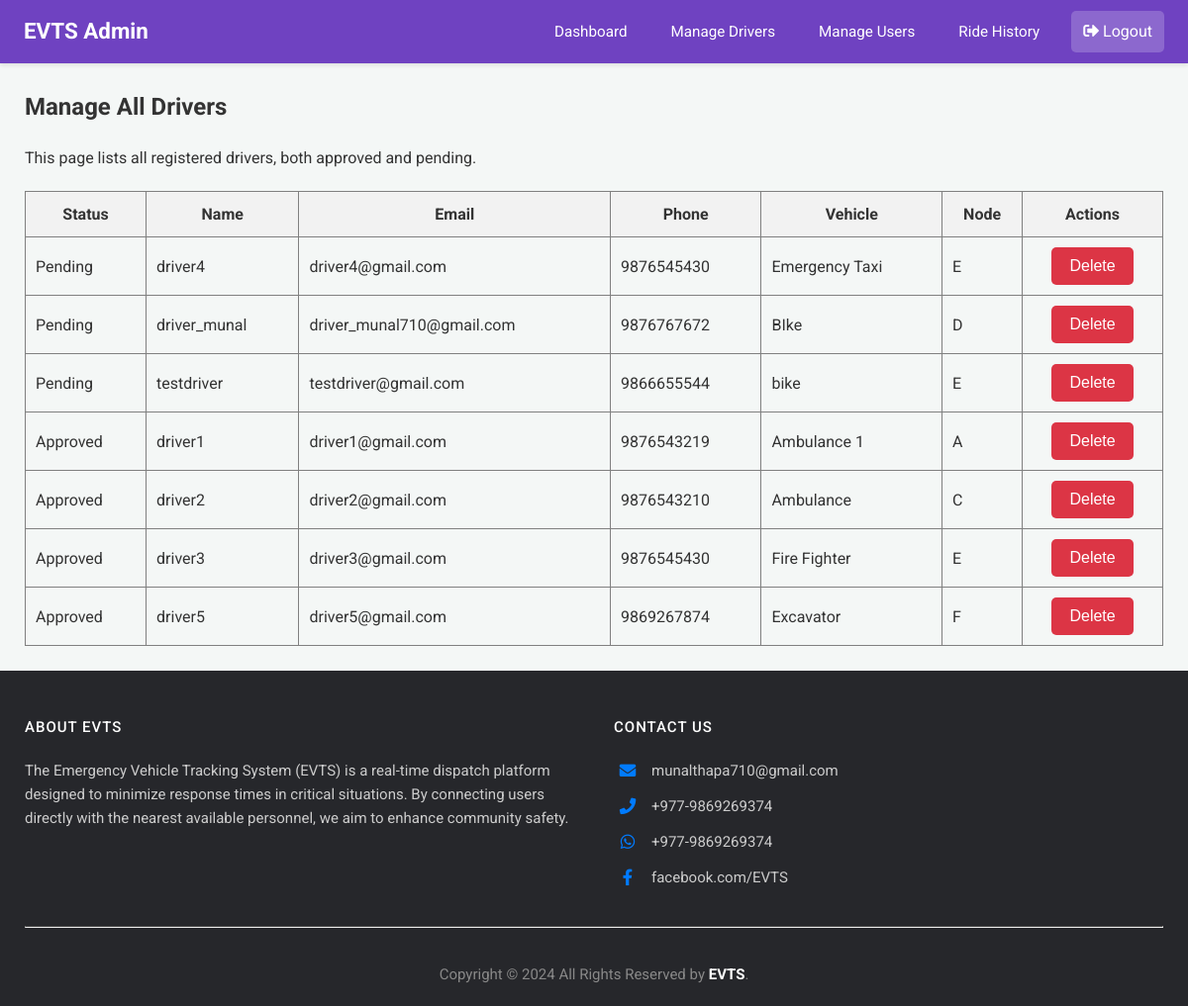
The app's page /admin/manage-drivers (signed in) with its own data.
### app.py (models this page shows)
class Driver(db.Model):
    email = db.Column(db.String(120), primary_key=True)
    name = db.Column(db.String(100))
    phone = db.Column(db.String(15))
    password = db.Column(db.String(256)) # Increased length for hash
    vehicle = db.Column(db.String(50))
    node = db.Column(db.String(10), nullable=False)
    is_approved = db.Column(db.Boolean, default=False, nullable=False)

### app.py (the view)
@app.route('/admin/manage-drivers')
@login_required_admin
def manage_drivers():
    admin = Admin.query.get(session['admin'])
    all_drivers = Driver.query.order_by(Driver.is_approved.asc()).all()
    response = make_response(render_template('admin_manage_drivers.html', admin=admin, drivers=all_drivers))
    return add_no_cache_to_response(response)

### app.py (called while the page is built)
def login_required_admin(f):
    @wraps(f)
    def decorated_function(*args, **kwargs):
        if 'admin' not in session:
            flash("Admin access required.", "error")
            return redirect(url_for('login'))
        return f(*args, **kwargs)
    return decorated_function

def add_no_cache_to_response(response):
    response.headers["Cache-Control"] = "no-cache, no-store, must-revalidate, public, max-age=0"
    response.headers["Pragma"] = "no-cache"
    response.headers["Expires"] = "0"
    return response

### templates/admin_manage_drivers.html (shortened to what this page needs)
{% extends 'admin_base.html' %}
{% block content %}
<h2>Manage All Drivers</h2>
<p>This page lists all registered drivers, both approved and pending.</p>
<table border="1" style="width: 100%; border-collapse: collapse; margin-top: 20px;">
    <thead>
        <tr style="background-color: #f2f2f2;">
            <th style="padding: 10px;">Status</th>
            <th style="padding: 10px;">Name</th>
            <th style="padding: 10px;">Email</th>
            <th style="padding: 10px;">Phone</th>
            <th style="padding: 10px;">Vehicle</th>
            <th style="padding: 10px;">Node</th>
             <th style="padding: 10px;">Actions</th>
        </tr>
    </thead>
    <tbody>
    {% for driver in drivers %}
    <tr id="driver-row-{{ driver.email.replace('@', '_').replace('.', '_') }}">
        <td class="status-cell {% if driver.is_approved %}status-approved{% else %}status-pending{% endif %}" style="padding: 10px;">
            {% if driver.is_approved %}Approved{% else %}Pending{% endif %}
        </td>
        <td style="padding: 10px;">{{ driver.name }}</td>
        <td style="padding: 10px;">{{ driver.email }}</td>
        <td style="padding: 10px;">{{ driver.phone }}</td>
        <td style="padding: 10px;">{{ driver.vehicle }}</td>
        <td style="padding: 10px;">{{ driver.node }}</td>
        <td style="padding: 10px; text-align: center;"><button class="btn-cancel" onclick="deleteDriver('{{ driver.email }}')">
                Delete
            </button></td>
    </tr>
    {% endfor %}
    </tbody>
</table>
{% endblock %}

### templates/admin_base.html (shortened to what this page needs)
<!DOCTYPE html>
<html>
<head>
    <link rel="stylesheet" href="{{ url_for('static', filename='css/dashboard_styles.css') }}">
    <link rel="stylesheet" href="https://cdnjs.cloudflare.com/ajax/libs/font-awesome/5.15.4/css/all.min.css" />
</head>
<body>
    <nav class="navbar admin-navbar">
        <a href="{{ url_for('admin_dashboard') }}" class="nav-brand">EVTS Admin</a>
        <div class="nav-links">
            <a href="{{ url_for('admin_dashboard') }}">Dashboard</a>
            <a href="{{ url_for('manage_drivers') }}">Manage Drivers</a>
            <a href="{{ url_for('manage_users') }}">Manage Users</a>
            <a href="{{ url_for('global_ride_history') }}">Ride History</a>
        </div>
        <div class="navbar-profile">
            <a href="{{ url_for('logout') }}" style="color: white; text-decoration: none; background-color: rgba(255,255,255,0.2); padding: 8px 12px; border-radius: 5px;">
                <i class="fas fa-sign-out-alt"></i> Logout
            </a>
        </div>
    </nav>
    <div class="dashboard-content">
        {% block content %}{% endblock %}
    </div>
    {% include 'footer.html' %}
</body>
</html>

### templates/footer.html
<footer class="site-footer">
    <div class="footer-container">
        <div class="footer-main-row">
            <div class="footer-column about-column">
                <h6>About EVTS</h6>
                <p class="text-justify">
                    The Emergency Vehicle Tracking System (EVTS) is a real-time dispatch platform designed to minimize response times in critical situations. By connecting users directly with the nearest available personnel, we aim to enhance community safety.
                </p>
            </div>
            <div class="footer-column contact-column">
                <h6>Contact Us</h6>
                <ul class="contact-list">
                    <li>
                        <a href="mailto:munalthapa710@gmail.com">
                            <i class="fas fa-envelope"></i> munalthapa710@gmail.com
                        </a>
                    </li>
                    <li>
                        <a href="tel:+9779800000000">
                            <i class="fas fa-phone"></i> +977-9869269374
                        </a>
                    </li>
                    <li>
                        <a href="https://wa.me/9779800000000" target="_blank">
                            <i class="fab fa-whatsapp"></i> +977-9869269374
                        </a>
                    </li>
                    <li>
                        <a href="https://www.facebook.com/EVTS" target="_blank">
                            <i class="fab fa-facebook-f"></i> facebook.com/EVTS
                        </a>
                    </li>
                </ul>
            </div>
        </div>
        <hr class="footer-divider">
        <div class="footer-bottom-row">
            <div>
                <p class="copyright-text">
                    Copyright &copy; 2024 All Rights Reserved by <strong>EVTS</strong>.
                </p>
            </div>
        </div>
    </div>
</footer>

### static/css/dashboard_styles.css (style rules this page uses)
body { font-family: 'Roboto', 'Segoe UI', Tahoma, Geneva, Verdana, sans-serif; margin: 0; background-color: #f4f7f6; color: #333; line-height: 1.6; }
nav.navbar { padding: 0.7rem 1.5rem; color: white; box-shadow: 0 2px 4px rgba(0, 0, 0, 0.1); display: flex; align-items: center; position: relative; z-index: 1001; }
nav.navbar .nav-brand { font-size: 1.4em; font-weight: bold; color: white; text-decoration: none; }
nav.navbar .nav-links { display: flex; align-items: center; margin-left: auto; }
nav.navbar .nav-links a { color: white; margin-left: 20px; text-decoration: none; padding: 8px 12px; border-radius: 4px; transition: background-color 0.2s ease-in-out; font-size: 0.95em; }
.dashboard-content { padding: 25px; max-width: 1200px; margin: 0 auto; }
.dashboard-content h2, .dashboard-content h3, .dashboard-content h4 { color: #333; margin-top: 0; }
.dashboard-content p { margin-bottom: 1rem; }
button, .button-style { background-color: #007bff; color: white; padding: 10px 18px; border: none; border-radius: 5px; cursor: pointer; font-size: 1em; transition: background-color 0.2s ease, box-shadow 0.2s ease; text-decoration: none; display: inline-block; text-align: center; }
button.btn-cancel, .button-style.btn-cancel { background-color: #dc3545; }
.navbar-profile { position: relative; display: flex; align-items: center; margin-left: 20px; }
.site-footer .footer-bottom-row { display: flex; justify-content: center; padding-top: 15px; }
.site-footer .copyright-text { margin: 0; color: #888; }
.site-footer { background-color: #26272b !important; padding: 40px 0 20px; font-size: 15px; line-height: 24px; color: #888; }
.footer-container { max-width: 1200px; margin: 0 auto; padding: 0 25px; }
.site-footer a { color: #888; text-decoration: none; }
.site-footer .footer-main-row { display: flex; flex-wrap: wrap; justify-content: space-between; gap: 40px; margin-bottom: 25px; }
.site-footer .footer-column { flex: 1; min-width: 280px; }
.site-footer h6 { color: #fff; font-size: 1em; font-weight: 500; text-transform: uppercase; letter-spacing: 1px; margin-top: 5px; margin-bottom: 20px; }
.site-footer p.text-justify { color: #ccc; }
.site-footer .contact-list { list-style: none; padding-left: 0; margin: 0; }
.site-footer .contact-list li { margin-bottom: 12px; }
.site-footer .contact-list a { display: flex; align-items: center; color: #ccc; }
.site-footer .contact-list a i { font-size: 1.1em; width: 28px; text-align: center; margin-right: 10px; color: #007bff; }
.site-footer hr.footer-divider { border-top: 1px solid #444; margin: 20px 0; }
.site-footer .footer-bottom-row { padding-top: 15px; text-align: center; }
.site-footer .copyright-text { margin: 0; color: #888; display: inline-block; }
.site-footer .copyright-text strong { color: #fff; }

### templates/admin_base.html (style rules this page uses)
nav.admin-navbar { background-color: #6f42c1; }

### records on screen
Driver: is_approved "Pending", name "driver4", email "driver4@gmail.com", phone "9876545430", vehicle "Emergency Taxi", node "E"
Driver: is_approved "Pending", name "driver_munal", email "driver_munal710@gmail.com", phone "9876767672", vehicle "BIke", node "D"
Driver: is_approved "Pending", name "testdriver", email "testdriver@gmail.com", phone "9866655544", vehicle "bike", node "E"
Driver: is_approved "Approved", name "driver1", email "driver1@gmail.com", phone "9876543219", vehicle "Ambulance 1", node "A"
Driver: is_approved "Approved", name "driver2", email "driver2@gmail.com", phone "9876543210", vehicle "Ambulance", node "C"
Driver: is_approved "Approved", name "driver3", email "driver3@gmail.com", phone "9876545430", vehicle "Fire Fighter", node "E"
Driver: is_approved "Approved", name "driver5", email "driver5@gmail.com", phone "9869267874", vehicle "Excavator", node "F"
